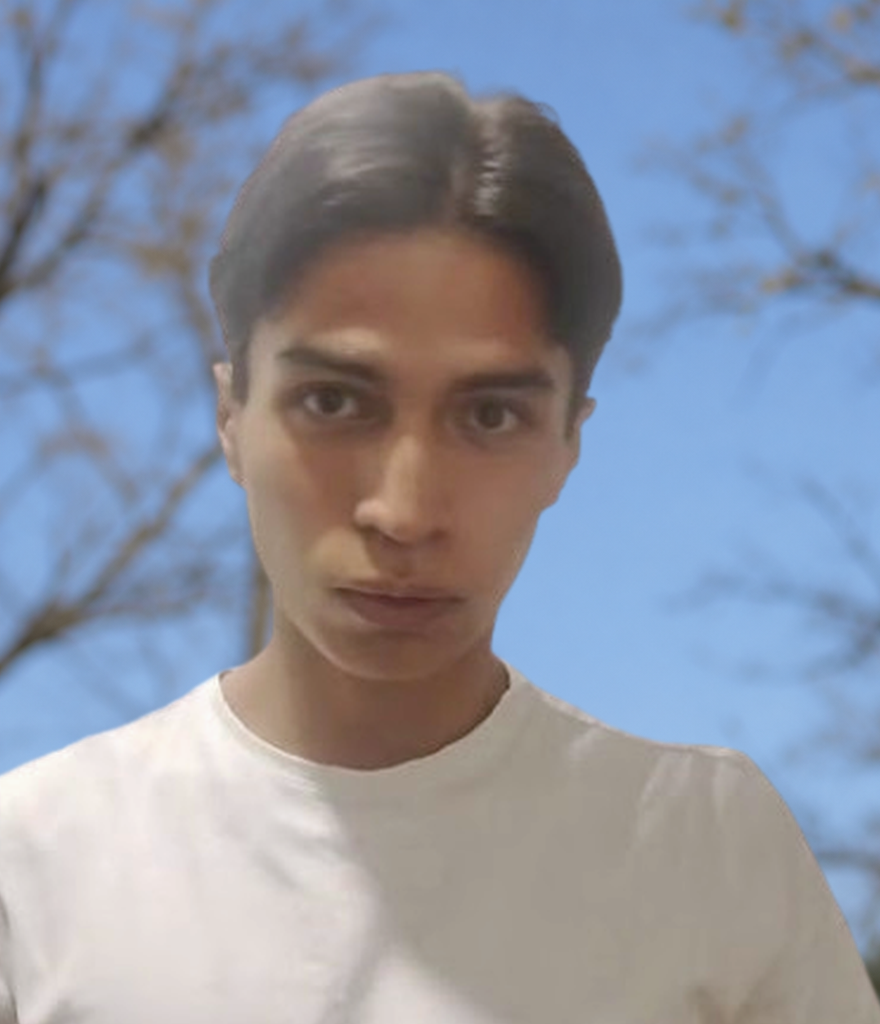
#> input picture output/retrato/retrato_final_recortado.png, 880 x 1024 px
$ python crear_flyer.py
#> lines starting #> are read from the running program, lines starting #| are printed output that depends on the picture
from pathlib import Path
import argparse
from PIL import Image, ImageDraw, ImageFont

OUT = Path(__file__).resolve().parent
parser = argparse.ArgumentParser()
parser.add_argument('--photo', default='retrato_final_recortado.png')
parser.add_argument('--output', default='flyer_expositor_generico')
args = parser.parse_args()
W, H = 1200, 1500
CREAM = '#F3F1E9'
NAVY = '#172C40'
MUTED = '#5B6972'
LIME = '#D7F36A'
FONT = '/usr/share/fonts/truetype/dejavu/DejaVuSans.ttf'
BOLD = '/usr/share/fonts/truetype/dejavu/DejaVuSans-Bold.ttf'
im = Image.new('RGB', (W, H), CREAM)
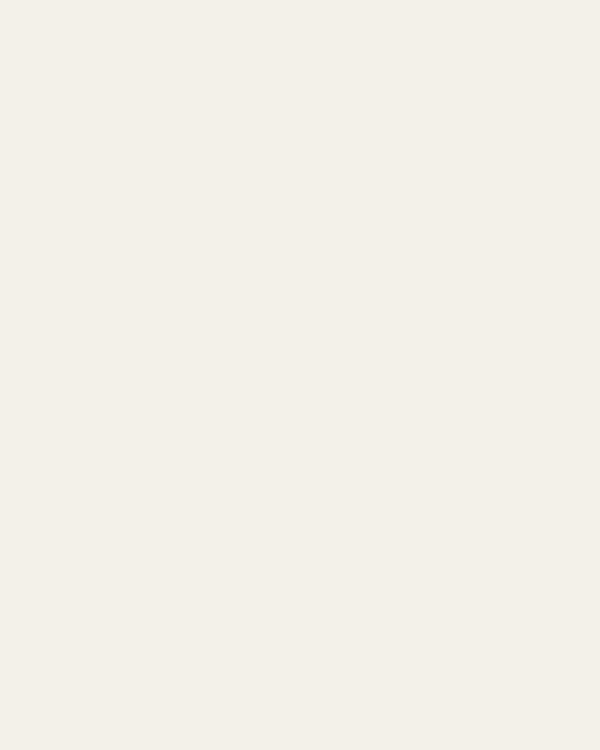
#> im: PIL image 1200x1500 RGB (shown at 1/2 size); mean R, G, B 243, 241, 233
d = ImageDraw.Draw(im)


def text(x, y, value, size, color=NAVY, bold=False):
    d.text((x, y), value, font=ImageFont.truetype(BOLD if bold else FONT, size), fill=color)


# Editorial event header.
d.rectangle((64, 66, 78, 92), fill=NAVY)
text(94, 61, 'CONEXIONES', 25, bold=True)
text(729, 66, 'CICLO DE CONFERENCIAS', 20)
d.line((64, 120, 1136, 120), fill=NAVY, width=2)
text(56, 153, 'EXPOSITORES', 119, bold=True)
text(66, 297, 'Ideas que inspiran. Conversaciones que conectan.', 26, MUTED)

# Insert the existing photograph without generative edits or warping.
photo = Image.open(OUT / args.photo).convert('RGB')
#> photo is the input picture: PIL image 880x1024 RGB; mean R, G, B 142.3, 149.4, 165.3
photo = photo.resize((620, 721), Image.Resampling.LANCZOS)
#> photo: PIL image 620x721 RGB
im.paste(photo, (64, 365))
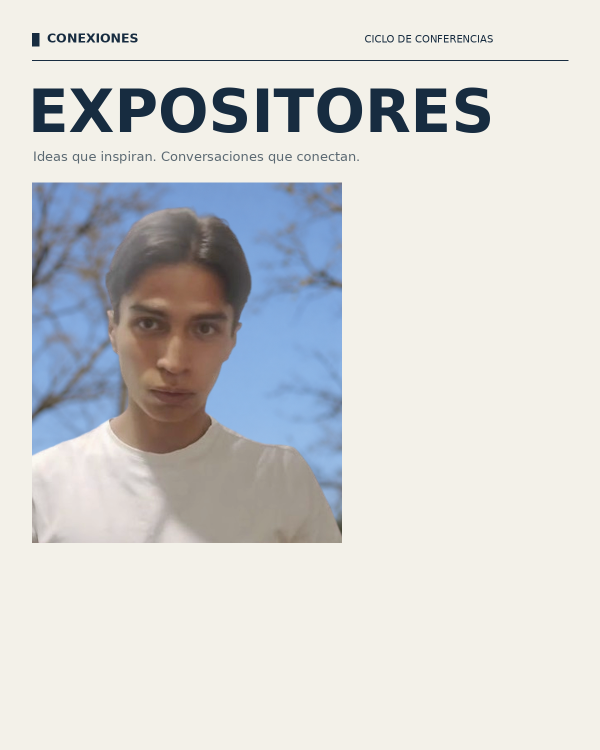
#> im: PIL image 1200x1500 RGB (shown at 1/2 size); mean R, G, B 212, 212.9, 211.6
d = ImageDraw.Draw(im)
d.rectangle((64, 365, 257, 410), fill=LIME)
text(82, 373, 'CONOCE A', 21, bold=True)

# Speaker information, deliberately generic.
d.ellipse((738, 367, 831, 460), fill=LIME)
text(760, 384, '01', 37, bold=True)
text(738, 501, 'EXPOSITOR', 19, MUTED, True)
text(738, 529, 'INVITADO', 19, MUTED, True)
text(732, 586, 'NOMBRE', 48, bold=True)
text(732, 647, 'APELLIDO', 48, bold=True)
d.line((738, 746, 1136, 746), fill=NAVY, width=2)
text(738, 781, 'Una mirada diferente', 23)
text(738, 819, 'para compartir ideas,', 23)
text(738, 857, 'experiencias y nuevas', 23)
text(738, 895, 'perspectivas.', 23)
text(738, 1010, 'CHARLA + PREGUNTAS', 19, bold=True)

# Session card.
d.rectangle((64, 1126, 1136, 1335), fill=NAVY)
text(96, 1150, 'TEMA DE LA CONFERENCIA', 18, LIME, True)
text(92, 1191, 'Ideas para transformar', 47, CREAM, True)
text(92, 1250, 'el futuro', 47, CREAM, True)
d.ellipse((1031, 1200, 1102, 1271), outline=LIME, width=2)
d.line((1052, 1250, 1081, 1221), fill=LIME, width=3)
d.line((1062, 1221, 1081, 1221, 1081, 1240), fill=LIME, width=3)

text(64, 1363, 'FECHA POR CONFIRMAR', 20, bold=True)
text(738, 1363, 'SEDE DEL EVENTO', 20, bold=True)
d.line((64, 1415, 1136, 1415), fill='#BCC2BE', width=1)
text(64, 1439, 'DISEÑO DE MUESTRA · DATOS DE EJEMPLO', 16, MUTED)
text(940, 1435, 'CONEXIONES', 19, bold=True)

im.save(OUT / f'{args.output}.png')
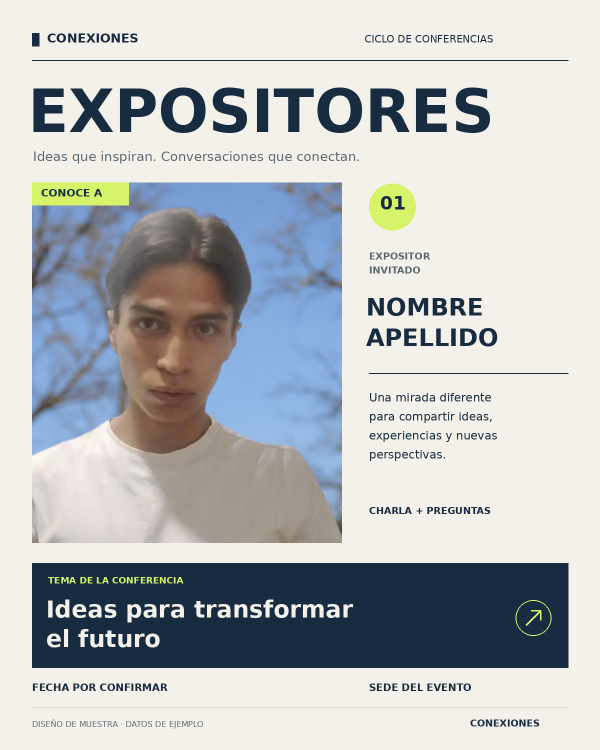
#> saved as flyer_expositor_generico.png: PIL image 1200x1500 RGB (shown at 1/2 size); mean R, G, B 183.8, 187.8, 188.7
im.save(OUT / f'{args.output}.jpg', quality=96, subsampling=0)
